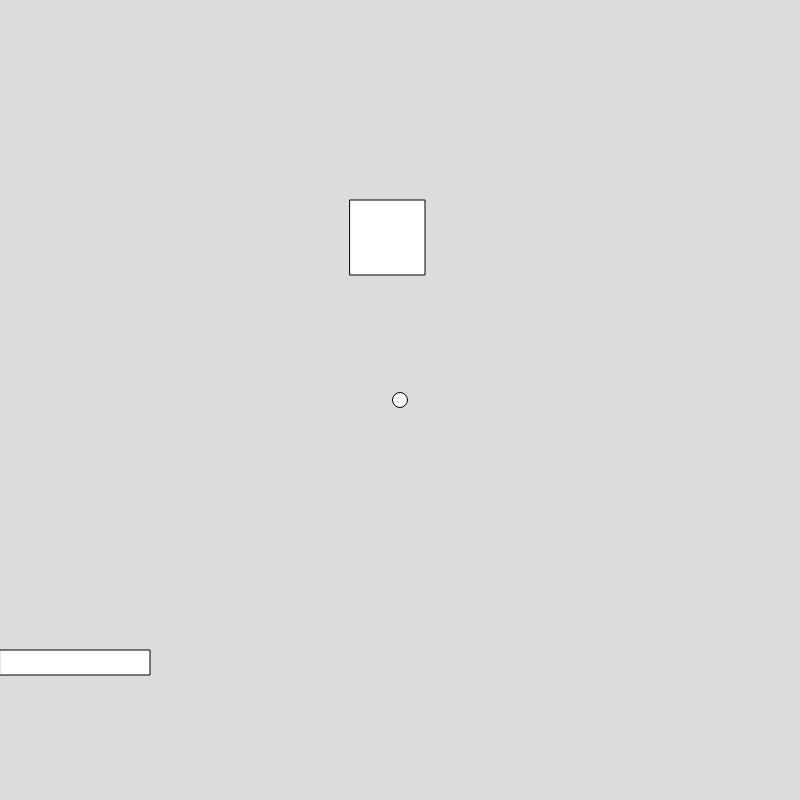
Frame 1 (no input)
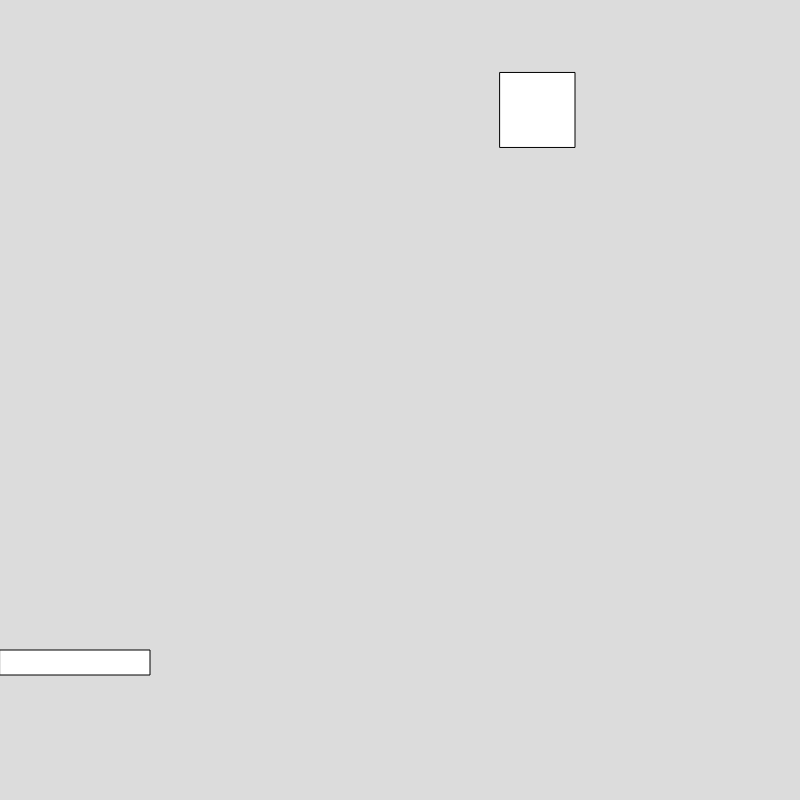
Frame 60 (no input)
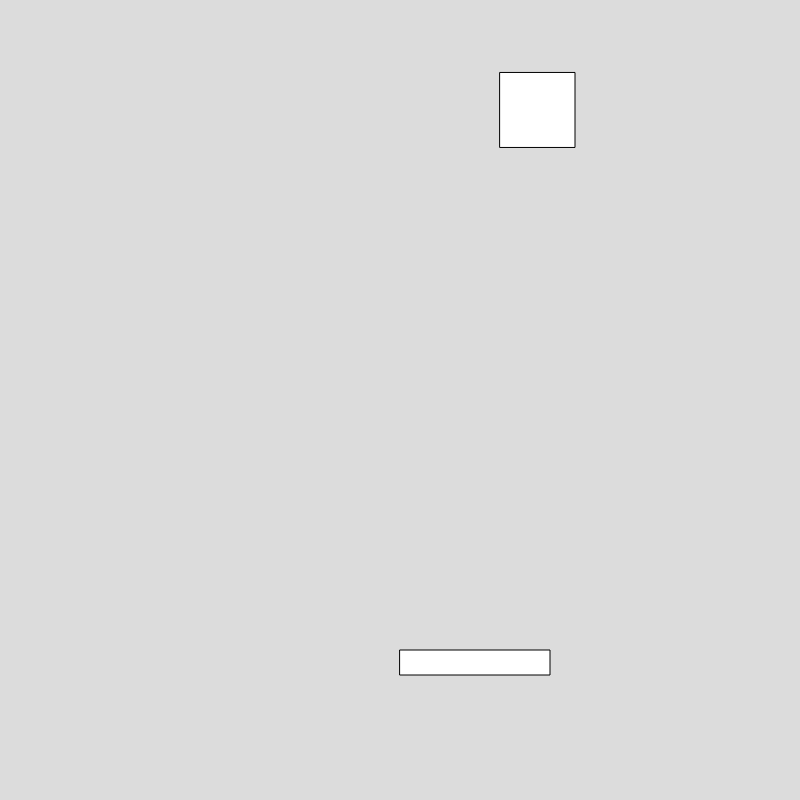
Frame 120 (the mouse pressed at the canvas centre since frame 60)

The p5.js sketch that drew these frames (run headless with seeded random() and noise() and a simulated clock; from frame 60 on, the mouse is pressed at the canvas centre):

// p5.js sketch
// ── sketch.js
var toyX=400
var toyY=400
var kittyX=350
var kittyY=200
var score=0

function setup() {
  createCanvas(800, 800); 
  noCursor()
}

function draw() {
  background(220);
  rect(mouseX,650,150,25)
  ellipse(toyX,toyY,15,15)
  toyY= toyY-15
  //kitty
  rect(kittyX,kittyY,75,75)
  if(toyX > kittyX && toyX<kittyX+75 && toyY<kittyY+75){
    kittyX = random(700)
    kittyY = random(350)
    }
}

function mousePressed() {
  toyX=mouseX
  toyY=700
}
